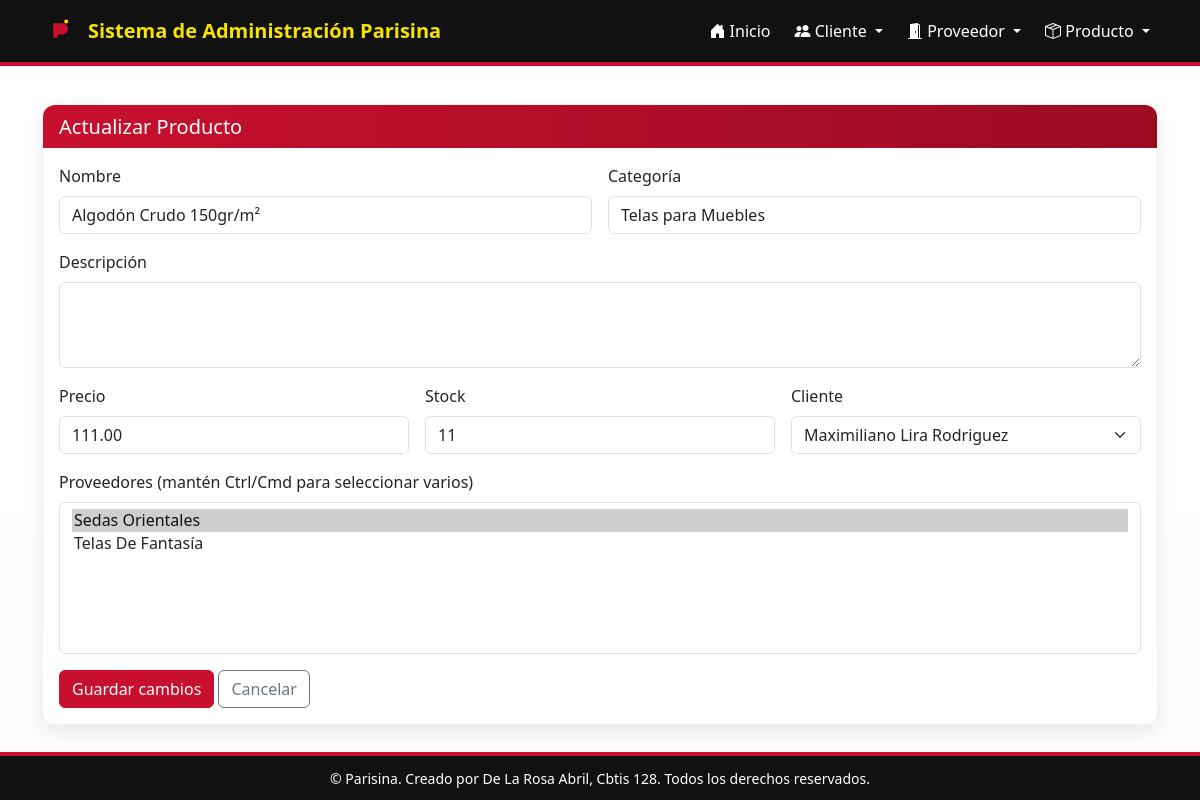
The page /producto/actualizar/2/ on the database its author committed.
### app_Parisina/models.py (models this page shows, shortened)
class Producto(models.Model):
    nombre = models.CharField(max_length=150)
    descripcion = models.TextField()
    categoria = models.CharField(max_length=100)
    precio = models.DecimalField(max_digits=10, decimal_places=2)
    stock = models.PositiveIntegerField()
    cliente = models.ForeignKey(Cliente, on_delete=models.CASCADE, related_name='productos')
    proveedores = models.ManyToManyField(Proveedor, related_name='productos')

class Cliente(models.Model):
    nombre = models.CharField(max_length=100)
    apellido = models.CharField(max_length=100)
    correo_electronico = models.EmailField(unique=True)
    telefono = models.CharField(max_length=15)
    direccion = models.CharField(max_length=200)
    ciudad = models.CharField(max_length=100)
    fecha_registro = models.DateField(auto_now_add=True)

class Proveedor(models.Model):
    nombre_empresa = models.CharField(max_length=150)
    contacto = models.CharField(max_length=100)
    correo = models.EmailField()
    telefono = models.CharField(max_length=15)
    direccion = models.CharField(max_length=200)
    pais = models.CharField(max_length=100)
    fecha_registro = models.DateField(auto_now_add=True)

### app_Parisina/views.py (the view)
# urls.py: path("producto/actualizar/<int:pk>/", views.actualizar_producto, name="actualizar_producto"),
def actualizar_producto(request, pk):
    producto = get_object_or_404(Producto, pk=pk)
    clientes = Cliente.objects.all().order_by("nombre")
    proveedores = Proveedor.objects.all().order_by("nombre_empresa")
    return render(request, "producto/actualizar_producto.html", {
        "producto": producto,
        "clientes": clientes,
        "proveedores": proveedores
    })

### app_Parisina/templates/producto/actualizar_producto.html (shortened to what this page needs)
{% extends "base.html" %}
{% block content %}
<div class="card">
  <div class="card-header-accent">
    <h5 class="mb-0">Actualizar Producto</h5>
  </div>
  <div class="card-body">
    <form method="post" action="{% url 'realizar_actualizacion_producto' producto.pk %}">
      <div class="row g-3">
        <div class="col-md-6">
          <label class="form-label">Nombre</label>
          <input name="nombre" value="{{ producto.nombre }}" class="form-control">
        </div>
        <div class="col-md-6">
          <label class="form-label">Categoría</label>
          <input name="categoria" value="{{ producto.categoria }}" class="form-control">
        </div>
        <div class="col-12">
          <label class="form-label">Descripción</label>
          <textarea name="descripcion" class="form-control" rows="3">{{ producto.descripcion }}</textarea>
        </div>
        <div class="col-md-4">
          <label class="form-label">Precio</label>
          <input name="precio" value="{{ producto.precio }}" class="form-control">
        </div>
        <div class="col-md-4">
          <label class="form-label">Stock</label>
          <input name="stock" value="{{ producto.stock }}" class="form-control">
        </div>
        <div class="col-md-4">
          <label class="form-label">Cliente</label>
          <select name="cliente" class="form-select">
            {% for c in clientes %}
              <option value="{{ c.pk }}" {% if producto.cliente and producto.cliente.pk == c.pk %}selected{% endif %}>{{ c.nombre }} {{ c.apellido }}</option>
            {% endfor %}
          </select>
        </div>
        <div class="col-12">
          <label class="form-label">Proveedores (mantén Ctrl/Cmd para seleccionar varios)</label>
          <select name="proveedores" class="form-select" multiple size="6">
            {% for p in proveedores %}
              <option value="{{ p.pk }}" {% if p in producto.proveedores.all %}selected{% endif %}>{{ p.nombre_empresa }}</option>
            {% endfor %}
          </select>
        </div>
      </div>
      <div class="mt-3">
        <button class="btn btn-primary">Guardar cambios</button>
        <a href="{% url 'ver_producto' %}" class="btn btn-outline-secondary">Cancelar</a>
      </div>
    </form>
  </div>
</div>
{% endblock %}

### app_Parisina/templates/base.html (style rules this page uses)
:root { --rojo-parisina: #C8102E; --rojo-oscuro: #9b0b22; --amarillo-parisina: #F7E300; --negro-parisina: #111111; --blanco-parisina: #ffffff; --gris-texto: #222222; --sombra: rgba(0,0,0,0.08); }
html,body { height:100%; }
body { background: linear-gradient(180deg, #fff 0%, #fff 60%, rgba(200,10,30,0.02) 100%); color: var(--gris-texto); font-family: "Segoe UI", Tahoma, Geneva, Verdana, sans-serif; }
.card { border-radius:12px; border: 1px solid rgba(0,0,0,0.06); box-shadow: 0 6px 18px var(--sombra); }
.card-header-accent { border-top-left-radius: 12px; border-top-right-radius: 12px; background: linear-gradient(90deg, var(--rojo-parisina), var(--rojo-oscuro)); color: #fff; padding: 0.6rem 1rem; }
.btn-primary { background: var(--rojo-parisina); border-color: var(--rojo-parisina); }
a { color: var(--rojo-parisina); text-decoration: none; }

### rows shown on the page
Producto: nombre "Algodón Crudo 150gr/m²", categoria "Telas para Muebles", precio "111.00", stock "11", cliente "Maximiliano Lira Rodriguez", proveedores "Sedas Orientales ☑ / Telas De Fantasía"
